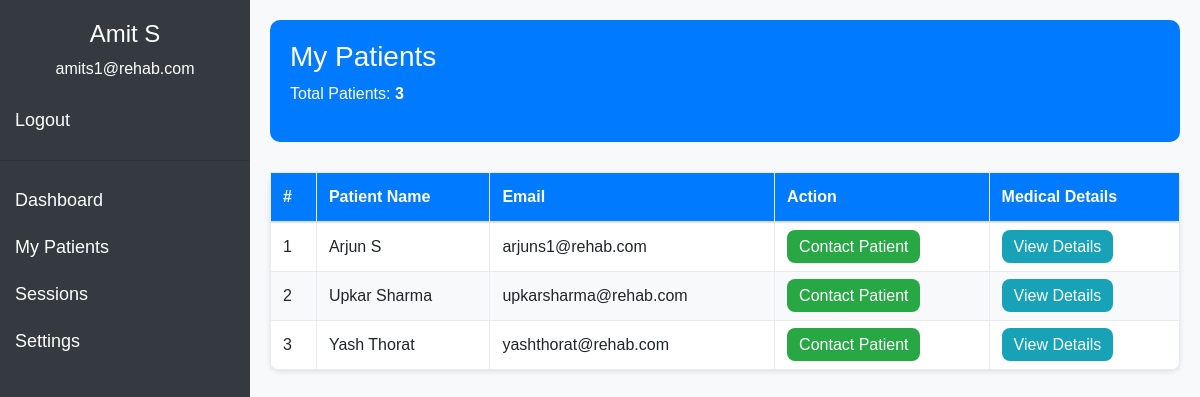
Page /my_patients.php (signed in) on the earlier database version.
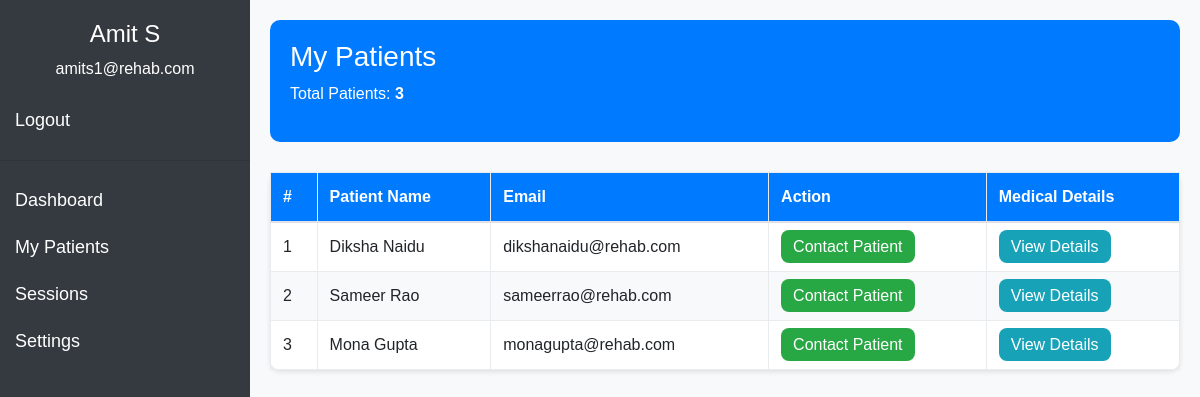
Same page on the later database version.
### tables this page shows
CREATE TABLE `patients` (
  `patient_id` int(11) NOT NULL,
  `name` varchar(100) NOT NULL,
  `age` int(11) DEFAULT NULL,
  `address` varchar(255) DEFAULT NULL,
  `phone` varchar(15) DEFAULT NULL,
  `email` varchar(100) DEFAULT NULL,
  `password` varchar(255) NOT NULL,
  `diagnosis_type` varchar(100) DEFAULT NULL,
  `Surgery_status` varchar(100) DEFAULT NULL,
  `role_id` int(11) DEFAULT NULL,
  `admitted_date` date DEFAULT NULL
);

### my_patients.php (the view, shortened to what this page needs)
<?php
include 'connection.php';
$email = $_SESSION['email'];
$query = "SELECT * FROM doctors WHERE email='$email'";
$result = mysqli_query($conn, $query);
if (mysqli_num_rows($result) > 0) {
    $doctor = mysqli_fetch_assoc($result);
    $doctor_name = $doctor['name'];
    $doctor_id = $doctor['doctor_id'];
} else {
    echo "Doctor not found!";
    exit();
}
$patient_count_query = "SELECT COUNT(DISTINCT patient_id) AS patient_count FROM appointments WHERE doctor_id = '$doctor_id'";
$patient_count_result = mysqli_query($conn, $patient_count_query);
$patient_count = mysqli_fetch_assoc($patient_count_result)['patient_count'];
$patients_query = "
    SELECT DISTINCT p.patient_id, p.name AS patient_name, p.email AS patient_email
    FROM patients p
    JOIN appointments a ON p.patient_id = a.patient_id
    WHERE a.doctor_id = '$doctor_id'
";
$patients_result = mysqli_query($conn, $patients_query);
?>
<!DOCTYPE html>
<html lang="en">
<head>
    <link rel="stylesheet" href="https://stackpath.bootstrapcdn.com/bootstrap/4.5.2/css/bootstrap.min.css">
</head>
<body>
    <div class="sidebar">
        <h4><?php echo $doctor_name; ?></h4>
        <p><?php echo $email; ?></p>
        <a href="logout.php">Logout</a>
        <hr>
        <a href="doctor_dashboard.php">Dashboard</a>
        <a href="my_patients.php" class="active">My Patients</a>
        <a href="doc_sessions.php">Sessions</a>
        <a href="doc_settings.php">Settings</a>
    </div>
    <div class="main-content">
        <div class="header-section">
            <h3>My Patients</h3>
            <p>Total Patients: <strong><?php echo $patient_count; ?></strong></p>
        </div>
        <table class="table">
            <thead>
                <tr>
                    <th>#</th>
                    <th>Patient Name</th>
                    <th>Email</th>
                    <th>Action</th>
                    <th>Medical Details</th>
                </tr>
            </thead>
            <tbody>
                <?php
                if (mysqli_num_rows($patients_result) > 0) {
                    $index = 1;
                    while ($patient = mysqli_fetch_assoc($patients_result)) {
                        echo "<tr>";
                        echo "<td>" . $index++ . "</td>";
                        echo "<td>" . htmlspecialchars($patient['patient_name']) . "</td>";
                        echo "<td>" . htmlspecialchars($patient['patient_email']) . "</td>";
                        echo "<td><a href='message_patient.php?patient_id=" . $patient['patient_id'] . "' class='btn-contact'>Contact Patient</a></td>";
                        echo "<td><a href='view_patient_details.php?patient_id=" . $patient['patient_id'] . "' class='btn-view-details'>View Details</a></td>";
                        echo "</tr>";
                    }
                } else {
                    echo "<tr><td colspan='5'>No patients found.</td></tr>";
                }
                ?>
            </tbody>
        </table>
    </div>
</body>
</html>

Differences in the rows shown:
no longer on this page (row edited): patients: name "Arjun S", email "arjuns1@rehab.com"
no longer on this page (row edited): patients: name "Upkar Sharma", email "upkarsharma@rehab.com"
no longer on this page (row edited): patients: name "Yash Thorat", email "yashthorat@rehab.com"
now on this page (row unchanged): patients: name "Diksha Naidu", email "dikshanaidu@rehab.com"
now on this page (row unchanged): patients: name "Sameer Rao", email "sameerrao@rehab.com"
now on this page (row unchanged): patients: name "Mona Gupta", email "monagupta@rehab.com"
